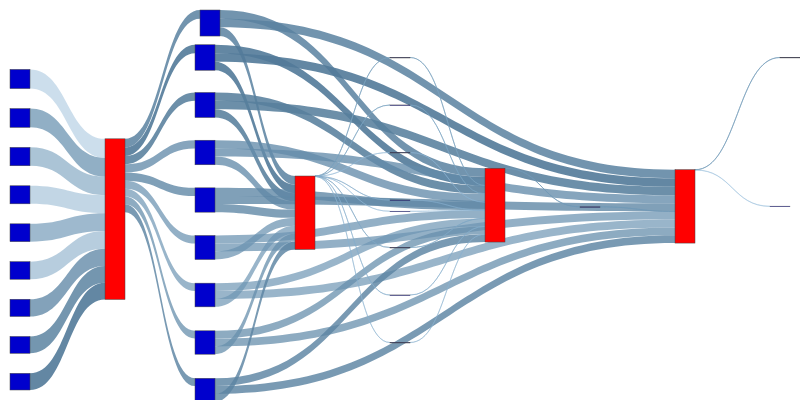

The notebook cell this image was saved under:
### Code cell
vfd_nodes, vfd_nodes_dict = get_nodes_for_sankey(G_VFD, label_on=False)

# print(vfd_nodes)

vfd_links = get_links_for_sankey(G_VFD, vfd_nodes_dict)
fig = go.Figure(go.Sankey(
            node = vfd_nodes,
            link = vfd_links, orientation='h'))

fig.update_layout(
    autosize=False,
    width=800,
    height=400,
    margin=dict(
        l=10,
        r=10,
        b=10,
        t=10,
        pad=2
    ),
)
fig.show()
fig.write_html(f"{stat_path}/vfd-{(CUT_OFF_STAGE+1)}s-{test_name}-sankey.html")

### Figure 1 — Plotly figure (JSON) as saved in the notebook; plotly's stock layout.template omitted (floating-point values rounded to 4 significant figures)
{"data": [{"link": {"color": ["rgba(90.0, 130.0, 160.0, 0.8500000000000001)", "rgba(90.0, 130.0, 160.0, 0.8500000000000001)", "rgba(90.0, 130.0, 160.0, 0.8500000000000001)", "rgba(142.59259259259258, 182.59259259259258, 212.59259259259258, 0.4555555555555556)", "rgba(83.33333333333333, 123.33333333333333, 153.33333333333331, 0.9)", "rgba(83.33333333333333, 123.33333333333333, 153.33333333333331, 0.9)", "rgba(83.33333333333333, 123.33333333333333, 153.33333333333331, 0.9)", "rgba(105.55555555555557, 145.55555555555557, 175.55555555555557, 0.7333333333333334)", "rgba(86.66666666666666, 126.66666666666666, 156.66666666666666, 0.875)", "rgba(86.66666666666666, 126.66666666666666, 156.66666666666666, 0.875)", "rgba(86.66666666666666, 126.66666666666666, 156.66666666666666, 0.875)", "rgba(120.37037037037037, 160.37037037037038, 190.37037037037038, 0.6222222222222222)", "rgba(100.0, 140.0, 170.0, 0.775)", "rgba(100.0, 140.0, 170.0, 0.775)", "rgba(100.0, 140.0, 170.0, 0.775)", "rgba(135.1851851851852, 175.1851851851852, 205.1851851851852, 0.5111111111111111)", "rgba(96.66666666666666, 136.66666666666666, 166.66666666666666, 0.8)", "rgba(96.66666666666666, 136.66666666666666, 166.66666666666666, 0.8)", "rgba(96.66666666666666, 136.66666666666666, 166.66666666666666, 0.8)", "rgba(112.96296296296296, 152.96296296296296, 182.96296296296296, 0.6777777777777778)", "rgba(106.66666666666666, 146.66666666666666, 176.66666666666666, 0.7250000000000001)", "rgba(106.66666666666666, 146.66666666666666, 176.66666666666666, 0.7250000000000001)", "rgba(106.66666666666666, 146.66666666666666, 176.66666666666666, 0.7250000000000001)", "rgba(127.77777777777779, 167.77777777777777, 197.77777777777777, 0.5666666666666667)", "rgba(110.0, 150.0, 180.0, 0.7)", "rgba(110.0, 150.0, 180.0, 0.7)", "rgba(110.0, 150.0, 180.0, 0.7)", "rgba(98.14814814814815, 138.14814814814815, 168.14814814814815, 0.788888888888889)", "rgba(103.33333333333334, 143.33333333333334, 173.33333333333334, 0.75)", "rgba(103.33333333333334, 143.33333333333334, 173.33333333333334, 0.75)", "rgba(103.33333333333334, 143.33333333333334, 173.33333333333334, 0.75)", "rgba(90.74074074074073, 130.74074074074073, 160.74074074074073, 0.8444444444444444)", "rgba(93.33333333333334, 133.33333333333334, 163.33333333333334, 0.825)", "rgba(93.33333333333334, 133.33333333333334, 163.33333333333334, 0.825)", "rgba(93.33333333333334, 133.33333333333334, 163.33333333333334, 0.825)", "rgba(83.33333333333333, 123.33333333333333, 153.33333333333331, 0.9)", "rgba(143.33333333333334, 183.33333333333334, 213.33333333333334, 0.45)", "rgba(120.0, 160.0, 190.0, 0.625)", "rgba(123.33333333333333, 163.33333333333334, 193.33333333333334, 0.6000000000000001)", "rgba(140.0, 180.0, 210.0, 0.47500000000000003)", "rgba(130.0, 170.0, 200.0, 0.55)", "rgba(126.66666666666667, 166.66666666666666, 196.66666666666666, 0.575)", "rgba(133.33333333333334, 173.33333333333334, 203.33333333333334, 0.525)", "rgba(136.66666666666666, 176.66666666666666, 206.66666666666666, 0.5)", "rgba(113.33333333333333, 153.33333333333331, 183.33333333333331, 0.675)", "rgba(90.0, 130.0, 160.0, 0.8500000000000001)", "rgba(83.33333333333333, 123.33333333333333, 153.33333333333331, 0.9)", "rgba(86.66666666666666, 126.66666666666666, 156.66666666666666, 0.875)", "rgba(100.0, 140.0, 170.0, 0.775)", "rgba(96.66666666666666, 136.66666666666666, 166.66666666666666, 0.8)", "rgba(106.66666666666666, 146.66666666666666, 176.66666666666666, 0.7250000000000001)", "rgba(110.0, 150.0, 180.0, 0.7)", "rgba(103.33333333333334, 143.33333333333334, 173.33333333333334, 0.75)", "rgba(93.33333333333334, 133.33333333333334, 163.33333333333334, 0.825)", "rgba(143.33333333333334, 183.33333333333334, 213.33333333333334, 0.45)", "rgba(120.0, 160.0, 190.0, 0.625)", "rgba(123.33333333333333, 163.33333333333334, 193.33333333333334, 0.6000000000000001)", "rgba(140.0, 180.0, 210.0, 0.47500000000000003)", "rgba(130.0, 170.0, 200.0, 0.55)", "rgba(126.66666666666667, 166.66666666666666, 196.66666666666666, 0.575)", "rgba(133.33333333333334, 173.33333333333334, 203.33333333333334, 0.525)", "rgba(136.66666666666666, 176.66666666666666, 206.66666666666666, 0.5)", "rgba(113.33333333333333, 153.33333333333331, 183.33333333333331, 0.675)", "rgba(146.66666666666666, 186.66666666666666, 216.66666666666666, 0.42500000000000004)", "rgba(116.66666666666666, 156.66666666666666, 186.66666666666666, 0.65)"], "label": ["Access Volume : 8 MB <br />Access Count : 729 <br />Average Access Size : 10.98 KB <br />Operation : write_only<br />Bandwidth : 7.93 MB/s", "Access Volume : 8 MB <br />Access Count : 729 <br />Average Access Size : 10.98 KB <br />Operation : write_only<br />Bandwidth : 7.93 MB/s", "Access Volume : 8 MB <br />Access Count : 729 <br />Average Access Size : 10.98 KB <br />Operation : write_only<br />Bandwidth : 7.93 MB/s", "Access Volume : 17.68 MB <br />Access Count : 75 <br />Average Access Size : 235.77 KB <br />Operation : read_only<br />Bandwidth : 1.21 MB/s", "Access Volume : 7.83 MB <br />Access Count : 729 <br />Average Access Size : 10.75 KB <br />Operation : write_only<br />Bandwidth : 8.14 MB/s", "Access Volume : 7.83 MB <br />Access Count : 729 <br />Average Access Size : 10.75 KB <br />Operation : write_only<br />Bandwidth : 8.14 MB/s", "Access Volume : 7.83 MB <br />Access Count : 729 <br />Average Access Size : 10.75 KB <br />Operation : write_only<br />Bandwidth : 8.14 MB/s", "Access Volume : 17.33 MB <br />Access Count : 75 <br />Average Access Size : 231.01 KB <br />Operation : read_only<br />Bandwidth : 1.26 MB/s", "Access Volume : 7.68 MB <br />Access Count : 729 <br />Average Access Size : 10.54 KB <br />Operation : write_only<br />Bandwidth : 7.95 MB/s", "Access Volume : 7.68 MB <br />Access Count : 729 <br />Average Access Size : 10.54 KB <br />Operation : write_only<br />Bandwidth : 7.95 MB/s", "Access Volume : 7.68 MB <br />Access Count : 729 <br />Average Access Size : 10.54 KB <br />Operation : write_only<br />Bandwidth : 7.95 MB/s", "Access Volume : 16.95 MB <br />Access Count : 75 <br />Average Access Size : 225.96 KB <br />Operation : read_only<br />Bandwidth : 1.25 MB/s", "Access Volume : 7.54 MB <br />Access Count : 729 <br />Average Access Size : 10.34 KB <br />Operation : write_only<br />Bandwidth : 7.73 MB/s", "Access Volume : 7.54 MB <br />Access Count : 729 <br />Average Access Size : 10.34 KB <br />Operation : write_only<br />Bandwidth : 7.73 MB/s", "Access Volume : 7.54 MB <br />Access Count : 729 <br />Average Access Size : 10.34 KB <br />Operation : write_only<br />Bandwidth : 7.73 MB/s", "Access Volume : 16.64 MB <br />Access Count : 75 <br />Average Access Size : 221.85 KB <br />Operation : read_only<br />Bandwidth : 1.23 MB/s", "Access Volume : 7.48 MB <br />Access Count : 729 <br />Average Access Size : 10.26 KB <br />Operation : write_only<br />Bandwidth : 7.79 MB/s", "Access Volume : 7.48 MB <br />Access Count : 729 <br />Average Access Size : 10.26 KB <br />Operation : write_only<br />Bandwidth : 7.79 MB/s", "Access Volume : 7.48 MB <br />Access Count : 729 <br />Average Access Size : 10.26 KB <br />Operation : write_only<br />Bandwidth : 7.79 MB/s", "Access Volume : 16.44 MB <br />Access Count : 75 <br />Average Access Size : 219.2 KB <br />Operation : read_only<br />Bandwidth : 1.26 MB/s", "Access Volume : 7.38 MB <br />Access Count : 729 <br />Average Access Size : 10.13 KB <br />Operation : write_only<br />Bandwidth : 7.59 MB/s", "Access Volume : 7.38 MB <br />Access Count : 729 <br />Average Access Size : 10.13 KB <br />Operation : write_only<br />Bandwidth : 7.59 MB/s", "Access Volume : 7.38 MB <br />Access Count : 729 <br />Average Access Size : 10.13 KB <br />Operation : write_only<br />Bandwidth : 7.59 MB/s", "Access Volume : 16.21 MB <br />Access Count : 75 <br />Average Access Size : 216.14 KB <br />Operation : read_only<br />Bandwidth : 1.24 MB/s", "Access Volume : 7.28 MB <br />Access Count : 729 <br />Average Access Size : 9.98 KB <br />Operation : write_only<br />Bandwidth : 7.57 MB/s", "Access Volume : 7.28 MB <br />Access Count : 729 <br />Average Access Size : 9.98 KB <br />Operation : write_only<br />Bandwidth : 7.57 MB/s", "Access Volume : 7.28 MB <br />Access Count : 729 <br />Average Access Size : 9.98 KB <br />Operation : write_only<br />Bandwidth : 7.57 MB/s", "Access Volume : 15.86 MB <br />Access Count : 75 <br />Average Access Size : 211.48 KB <br />Operation : read_only<br />Bandwidth : 1.26 MB/s", "Access Volume : 7.19 MB <br />Access Count : 729 <br />Average Access Size : 9.87 KB <br />Operation : write_only<br />Bandwidth : 7.73 MB/s", "Access Volume : 7.19 MB <br />Access Count : 729 <br />Average Access Size : 9.87 KB <br />Operation : write_only<br />Bandwidth : 7.73 MB/s", "Access Volume : 7.19 MB <br />Access Count : 729 <br />Average Access Size : 9.87 KB <br />Operation : write_only<br />Bandwidth : 7.73 MB/s", "Access Volume : 15.53 MB <br />Access Count : 75 <br />Average Access Size : 207.09 KB <br />Operation : read_only<br />Bandwidth : 1.29 MB/s", "Access Volume : 7.19 MB <br />Access Count : 729 <br />Average Access Size : 9.86 KB <br />Operation : write_only<br />Bandwidth : 7.79 MB/s", "Access Volume : 7.19 MB <br />Access Count : 729 <br />Average Access Size : 9.86 KB <br />Operation : write_only<br />Bandwidth : 7.79 MB/s", "Access Volume : 7.19 MB <br />Access Count : 729 <br />Average Access Size : 9.86 KB <br />Operation : write_only<br />Bandwidth : 7.79 MB/s", "Access Volume : 15.38 MB <br />Access Count : 75 <br />Average Access Size : 205.02 KB <br />Operation : read_only<br />Bandwidth : 1.33 MB/s", "Access Volume : 54.47 KB <br />Access Count : 201 <br />Average Access Size : 271.01 B <br />Operation : write_only<br />Bandwidth : 275.35 KB/s", "Access Volume : 54.95 KB <br />Access Count : 201 <br />Average Access Size : 273.38 B <br />Operation : write_only<br />Bandwidth : 279.95 KB/s", "Access Volume : 54.77 KB <br />Access Count : 201 <br />Average Access Size : 272.48 B <br />Operation : write_only<br />Bandwidth : 279.4 KB/s", "Access Volume : 54.53 KB <br />Access Count : 201 <br />Average Access Size : 271.3 B <br />Operation : write_only<br />Bandwidth : 276.76 KB/s", "Access Volume : 54.99 KB <br />Access Count : 201 <br />Average Access Size : 273.58 B <br />Operation : write_only<br />Bandwidth : 277.94 KB/s", "Access Volume : 55.16 KB <br />Access Count : 201 <br />Average Access Size : 274.4 B <br />Operation : write_only<br />Bandwidth : 278.75 KB/s", "Access Volume : 54.51 KB <br />Access Count : 201 <br />Average Access Size : 271.17 B <br />Operation : write_only<br />Bandwidth : 277.57 KB/s", "Access Volume : 54.44 KB <br />Access Count : 201 <br />Average Access Size : 270.85 B <br />Operation : write_only<br />Bandwidth : 277.25 KB/s", "Access Volume : 78.23 KB <br />Access Count : 156 <br />Average Access Size : 501.46 B <br />Operation : write_only<br />Bandwidth : 401.4 KB/s", "Access Volume : 8 MB <br />Access Count : 729 <br />Average Access Size : 10.98 KB <br />Operation : write_only<br />Bandwidth : 7.93 MB/s", "Access Volume : 7.83 MB <br />Access Count : 729 <br />Average Access Size : 10.75 KB <br />Operation : write_only<br />Bandwidth : 8.14 MB/s", "Access Volume : 7.68 MB <br />Access Count : 729 <br />Average Access Size : 10.54 KB <br />Operation : write_only<br />Bandwidth : 7.95 MB/s", "Access Volume : 7.54 MB <br />Access Count : 729 <br />Average Access Size : 10.34 KB <br />Operation : write_only<br />Bandwidth : 7.73 MB/s", "Access Volume : 7.48 MB <br />Access Count : 729 <br />Average Access Size : 10.26 KB <br />Operation : write_only<br />Bandwidth : 7.79 MB/s", "Access Volume : 7.38 MB <br />Access Count : 729 <br />Average Access Size : 10.13 KB <br />Operation : write_only<br />Bandwidth : 7.59 MB/s", "Access Volume : 7.28 MB <br />Access Count : 729 <br />Average Access Size : 9.98 KB <br />Operation : write_only<br />Bandwidth : 7.57 MB/s", "Access Volume : 7.19 MB <br />Access Count : 729 <br />Average Access Size : 9.87 KB <br />Operation : write_only<br />Bandwidth : 7.73 MB/s", "Access Volume : 7.19 MB <br />Access Count : 729 <br />Average Access Size : 9.86 KB <br />Operation : write_only<br />Bandwidth : 7.79 MB/s", "Access Volume : 54.47 KB <br />Access Count : 201 <br />Average Access Size : 271.01 B <br />Operation : write_only<br />Bandwidth : 275.35 KB/s", "Access Volume : 54.95 KB <br />Access Count : 201 <br />Average Access Size : 273.38 B <br />Operation : write_only<br />Bandwidth : 279.95 KB/s", "Access Volume : 54.77 KB <br />Access Count : 201 <br />Average Access Size : 272.48 B <br />Operation : write_only<br />Bandwidth : 279.4 KB/s", "Access Volume : 54.53 KB <br />Access Count : 201 <br />Average Access Size : 271.3 B <br />Operation : write_only<br />Bandwidth : 276.76 KB/s", "Access Volume : 54.99 KB <br />Access Count : 201 <br />Average Access Size : 273.58 B <br />Operation : write_only<br />Bandwidth : 277.94 KB/s", "Access Volume : 55.16 KB <br />Access Count : 201 <br />Average Access Size : 274.4 B <br />Operation : write_only<br />Bandwidth : 278.75 KB/s", "Access Volume : 54.51 KB <br />Access Count : 201 <br />Average Access Size : 271.17 B <br />Operation : write_only<br />Bandwidth : 277.57 KB/s", "Access Volume : 54.44 KB <br />Access Count : 201 <br />Average Access Size : 270.85 B <br />Operation : write_only<br />Bandwidth : 277.25 KB/s", "Access Volume : 78.23 KB <br />Access Count : 156 <br />Average Access Size : 501.46 B <br />Operation : write_only<br />Bandwidth : 401.4 KB/s", "Access Volume : 239.55 KB <br />Access Count : 1244 <br />Average Access Size : 192.57 B <br />Operation : write_only<br />Bandwidth : 261.67 KB/s", "Access Volume : 160.12 KB <br />Access Count : 184 <br />Average Access Size : 870.21 B <br />Operation : write_only<br />Bandwidth : 392.36 KB/s"], "source": [0, 0, 0, 1, 2, 2, 2, 3, 4, 4, 4, 5, 6, 6, 6, 7, 8, 8, 8, 9, 10, 10, 10, 11, 12, 12, 12, 13, 14, 14, 14, 15, 16, 16, 16, 17, 18, 19, 20, 21, 22, 23, 24, 25, 26, 29, 29, 29, 29, 29, 29, 29, 29, 29, 30, 30, 30, 30, 30, 30, 30, 30, 31, 32, 32], "target": [30, 31, 32, 29, 30, 31, 32, 29, 30, 31, 32, 29, 30, 31, 32, 29, 30, 31, 32, 29, 30, 31, 32, 29, 30, 31, 32, 29, 30, 31, 32, 29, 30, 31, 32, 29, 31, 31, 31, 31, 31, 31, 31, 31, 32, 0, 2, 4, 6, 8, 10, 12, 14, 16, 18, 19, 20, 21, 22, 23, 24, 25, 26, 27, 28], "value": [8001267, 8001267, 8001267, 17682742, 7833254, 7833254, 7833254, 17325398, 7683249, 7683249, 7683249, 16946681, 7539226, 7539226, 7539226, 16638739, 7477806, 7477806, 7477806, 16439799, 7382139, 7382139, 7382139, 16210462, 7277810, 7277810, 7277810, 15861325, 7194715, 7194715, 7194715, 15531553, 7190769, 7190769, 7190769, 15376647, 54474, 54949, 54768, 54531, 54990, 55155, 54506, 54440, 78227, 8001267, 7833254, 7683249, 7539226, 7477806, 7382139, 7277810, 7194715, 7190769, 54474, 54949, 54768, 54531, 54990, 55155, 54506, 54440, 78227, 239553, 160118]}, "node": {"color": ["MediumBlue", "MediumBlue", "MediumBlue", "MediumBlue", "MediumBlue", "MediumBlue", "MediumBlue", "MediumBlue", "MediumBlue", "MediumBlue", "MediumBlue", "MediumBlue", "MediumBlue", "MediumBlue", "MediumBlue", "MediumBlue", "MediumBlue", "MediumBlue", "MediumBlue", "MediumBlue", "MediumBlue", "MediumBlue", "MediumBlue", "MediumBlue", "MediumBlue", "MediumBlue", "MediumBlue", "MediumBlue", "MediumBlue", "Red", "Red", "Red", "Red"], "label": [], "x": [0.25, 0, 0.25, 0, 0.25, 0, 0.25, 0, 0.25, 0, 0.25, 0, 0.25, 0, 0.25, 0, 0.25, 0, 0.5, 0.5, 0.5, 0.5, 0.5, 0.5, 0.5, 0.5, 0.75, 1, 1, 0.125, 0.375, 0.625, 0.875], "y": [0, 0, 0.125, 0.125, 0.25, 0.25, 0.375, 0.375, 0.5, 0.5, 0.625, 0.625, 0.75, 0.75, 0.875, 0.875, 1, 1, 0, 0.125, 0.25, 0.375, 0.5, 0.625, 0.75, 0.875, 0, 0, 0.125, 0, 0, 0, 0]}, "orientation": "h", "type": "sankey"}], "layout": {"autosize": false, "height": 400, "margin": {"b": 10, "l": 10, "pad": 2, "r": 10, "t": 10}, "width": 800}}
